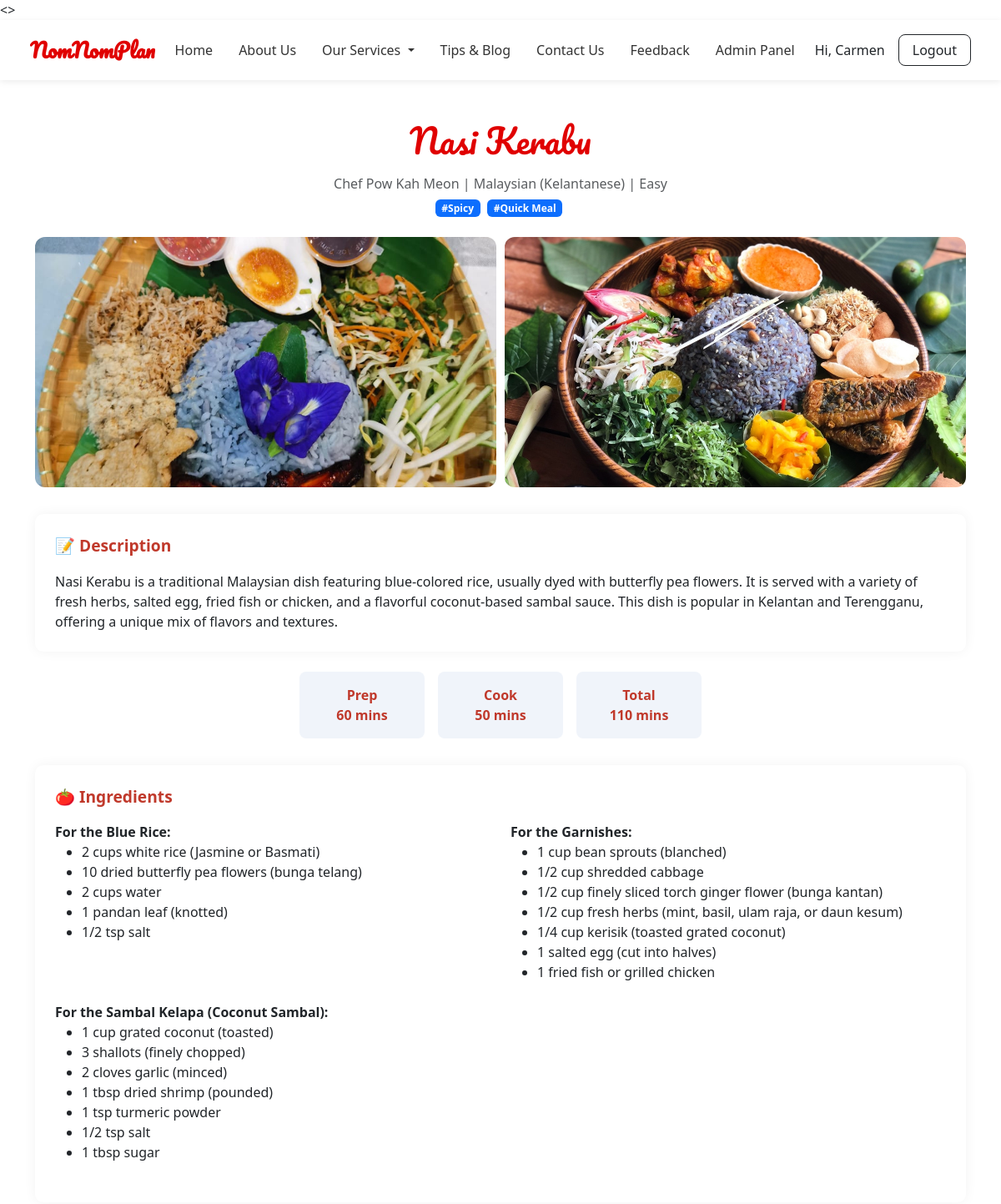
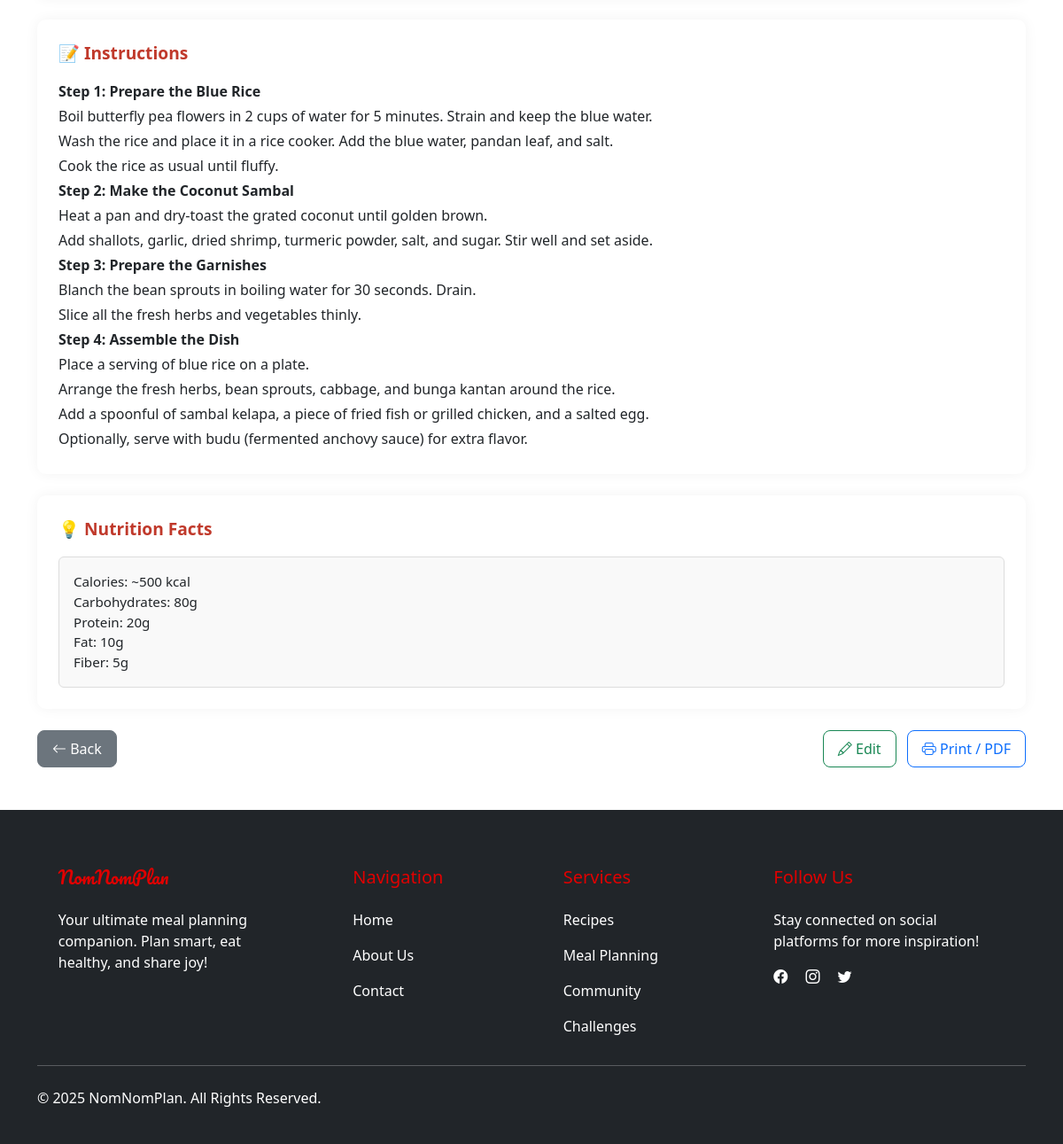
The page /competition-module/view.php?id=2 (signed in) on the database its author committed (2 pictures, top to bottom).
### tables this page shows
CREATE TABLE `recipes` (
  `id` int(11) NOT NULL,
  `title` varchar(255) NOT NULL,
  `description` text DEFAULT NULL,
  `ingredients` longtext DEFAULT NULL,
  `steps` longtext DEFAULT NULL,
  `cuisine` varchar(100) DEFAULT NULL,
  `prep_time` int(11) DEFAULT NULL,
  `cook_time` int(11) DEFAULT NULL,
  `total_time` int(11) DEFAULT NULL,
  `difficulty` enum('easy','medium','hard') DEFAULT NULL,
  `nutrition` longtext DEFAULT NULL,
  `status` enum('draft','pending','approved','rejected') DEFAULT 'pending',
  `is_public` tinyint(1) DEFAULT 1,
  `view_count` int(11) DEFAULT 0,
  `created_by` int(11) DEFAULT NULL,
  `created_at` timestamp NOT NULL DEFAULT current_timestamp(),
  `updated_at` timestamp NOT NULL DEFAULT current_timestamp() ON UPDATE current_timestamp(),
  `admin_note` text DEFAULT NULL
);

CREATE TABLE `users` (
  `id` int(11) NOT NULL,
  `name` varchar(100) NOT NULL,
  `email` varchar(100) NOT NULL,
  `password` varchar(255) NOT NULL,
  `role` enum('user','admin') DEFAULT 'user',
  `created_at` timestamp NOT NULL DEFAULT current_timestamp()
);

### competition-module/view.php (the view, shortened to what this page needs)
<?php
require_once '../includes/db.php';
$loggedIn = isset($_SESSION['user_id']);
$role = $_SESSION['user_role'] ?? 'user';
$recipe_id = (int) $_GET['id'];
$query = $conn->prepare("SELECT recipes.*, users.name AS username FROM recipes LEFT JOIN users ON recipes.created_by = users.id WHERE recipes.id = ?");
$query->bind_param("i", $recipe_id);
$query->execute();
$result = $query->get_result();
$recipe = $result->fetch_assoc();
$tagStmt = $conn->prepare("SELECT tags.name FROM tags JOIN recipe_tags ON tags.id = recipe_tags.tag_id WHERE recipe_tags.recipe_id = ?");
$tagStmt->bind_param("i", $recipe_id);
$tagStmt->execute();
$tagResult = $tagStmt->get_result();
$tags = [];
while ($row = $tagResult->fetch_assoc()) {
    $tags[] = $row['name'];
}
$imageStmt = $conn->prepare("SELECT image_url FROM recipe_images WHERE recipe_id = ?");
$imageStmt->bind_param("i", $recipe_id);
$imageStmt->execute();
$imageResult = $imageStmt->get_result();
$images = [];
while ($img = $imageResult->fetch_assoc()) {
    $images[] = $img['image_url'];
}
function displayIngredientsInTwoColumns($input) {
    $decoded = json_decode($input, true);
    if (json_last_error() === JSON_ERROR_NONE && is_array($decoded)) {
        $sections = [];
        $current = [];
        foreach ($decoded as $line) {
            if (preg_match('/^[A-Z][^:]*:$/', $line)) {
                if (!empty($current)) {
                    $sections[] = $current;
                }
                $current = [$line];
            } else {
                $current[] = $line;
            }
        }
        if (!empty($current)) {
            $sections[] = $current;
        }
        echo '<div class="row">';
        foreach ($sections as $col) {
            echo '<div class="col-md-6 mb-3">';
            foreach ($col as $index => $item) {
                $escaped = htmlspecialchars($item);
                if ($index === 0 && preg_match('/^[A-Z][^:]*:$/', $item)) {
                    echo '<strong>' . $escaped . '</strong><ul class="mb-2">';
                } elseif ($index === count($col) - 1) {
                    echo '<li>' . $escaped . '</li></ul>';
                } else {
                    echo '<li>' . $escaped . '</li>';
                }
            }
            echo '</div>';
        }
        echo '</div>';
    } else {
        echo '<pre class="mb-0">' . nl2br(htmlspecialchars($input)) . '</pre>';
    }
}
function displayTextList($input) {
    $decoded = json_decode($input, true);
    if (json_last_error() === JSON_ERROR_NONE && is_array($decoded)) {
        foreach ($decoded as $line) {
            $escaped = htmlspecialchars($line);
            $isSectionHeader = preg_match('/^([A-Z][^:]*:)/', $line);
            echo '<div style="margin-bottom: 4px; white-space: pre-wrap;">' .
                ($isSectionHeader ? "<strong>$escaped</strong>" : $escaped) .
                '</div>';
        }
    } else {
        echo '<pre class="mb-0">' . nl2br(htmlspecialchars($input)) . '</pre>';
    }
}
?>
<!DOCTYPE html>
<html lang="en">
<head>
  <link href="https://cdn.jsdelivr.net/npm/bootstrap@5.3.2/dist/css/bootstrap.min.css" rel="stylesheet">
  <link href="https://cdn.jsdelivr.net/npm/bootstrap-icons@1.10.5/font/bootstrap-icons.css" rel="stylesheet">
</head>
<?php include '../navbar.php'; ?>
<div class="container py-5">
  <h1 class="logo text-center mb-3"><?= htmlspecialchars($recipe['title']) ?></h1>
  <p class="text-center text-muted mb-1">Chef <?= htmlspecialchars($recipe['username']) ?> | <?= ucfirst($recipe['cuisine']) ?> | <?= ucfirst($recipe['difficulty']) ?></p>
  <div class="text-center mb-4">
    <?php foreach ($tags as $tag): ?>
      <span class="badge bg-primary me-1">#<?= htmlspecialchars($tag) ?></span>
    <?php endforeach; ?>
  </div>
  <?php if (!empty($images)): ?>
  <div class="gallery">
    <?php foreach ($images as $img): ?>
      <img src="<?= $img ?>" class="gallery-img" alt="Recipe Image">
    <?php endforeach; ?>
  </div>
  <?php endif; ?>
  <div class="section-box">
    <div class="section-title">📝 Description</div>
    <p class="mb-0"><?= nl2br(htmlspecialchars($recipe['description'])) ?></p>
  </div>
  <div class="time-box-group">
    <div class="time-box">Prep<br><?= $recipe['prep_time'] ?> mins</div>
    <div class="time-box">Cook<br><?= $recipe['cook_time'] ?> mins</div>
    <div class="time-box">Total<br><?= $recipe['total_time'] ?> mins</div>
  </div>
  <div class="section-box">
    <div class="section-title">🍅 Ingredients</div>
    <div class="mb-0">
      <?php displayIngredientsInTwoColumns($recipe['ingredients']); ?>
    </div>
  </div>
  <div class="section-box">
    <div class="section-title">📝 Instructions</div>
    <div class="mb-0">
      <?php displayTextList($recipe['steps']); ?>
    </div>
  </div>
  <?php if (!empty($recipe['nutrition'])): ?>
  <div class="section-box">
    <div class="section-title">💡 Nutrition Facts</div>
    <div class="nutrition-label">
      <div style="white-space: pre-wrap;"><?= htmlspecialchars($recipe['nutrition']) ?></div>
    </div>
  </div>
  <?php endif; ?>
  <div class="d-flex justify-content-between print-hidden">
    <a href="javascript:history.back()" class="btn btn-secondary" style="border-radius: 8px; padding: 8px 16px;">
        <i class="bi bi-arrow-left"></i> Back
    </a>
    <div>
        <?php if ($loggedIn && ($role === 'admin' || $_SESSION['user_id'] == $recipe['created_by'])): ?>
            <a href="edit-recipe.php?id=<?= $recipe_id ?>" class="btn btn-outline-success me-2" style="border-radius: 8px; padding: 8px 16px;">
                <i class="bi bi-pencil"></i> Edit
            </a>
        <?php endif; ?>
        <button onclick="window.print()" class="btn btn-outline-primary" style="border-radius: 8px; padding: 8px 16px;">
            <i class="bi bi-printer"></i> Print / PDF
        </button>
    </div>
</div>
</div>
<div class="print-hidden">
  <?php include '../includes/footer.php'; ?>
</div>
</body>
</html>

### competition-module/view.php (style rules this page uses)
body { background-color: #f9fbfd; font-family: 'Segoe UI', sans-serif; }
.logo { font-family: 'Pacifico', cursive; color: #e00000; }
.time-box-group { display: flex; justify-content: center; gap: 1rem; margin-bottom: 2rem; }
.time-box { background: #f0f4fa; text-align: center; padding: 1rem 2rem; border-radius: 8px; font-weight: 600; color: #c0392b; min-width: 150px; }
.gallery { display: grid; grid-template-columns: repeat(auto-fit, minmax(250px, 1fr)); gap: 10px; margin-bottom: 2rem; }
.gallery-img { width: 100%; height: 300px; object-fit: cover; border-radius: 12px; }
.section-title { font-weight: 600; font-size: 1.2rem; margin-bottom: 1rem; color: #c0392b; }
.section-box { background: #ffffff; padding: 1.5rem; border-radius: 10px; box-shadow: 0 0 15px rgba(0,0,0,0.05); margin-bottom: 1.5rem; }
.nutrition-label { font-size: 0.95rem; background-color: #f9f9f9; border: 1px solid #ddd; padding: 1rem; border-radius: 6px; }

### navbar.php (style rules this page uses)
:root { --primary: #e00000; --secondary: rgb(238, 140, 140); }

### rows shown on the page
recipes: title "Nasi Kerabu", created_by.name "Pow Kah Meon", cuisine "Malaysian (Kelantanese)", difficulty "Easy", description "Nasi Kerabu is a traditional Malaysian dish featuring blue-colored rice, usually dyed with butterfly pea flowers. It is served with a variety of fresh herbs, salted egg, fried fish or chicken, and a flavorful coconut-based sambal sauce. This dish is popular in Kelantan and Terengganu, offering a unique mix of flavors and textures.", prep_time "60", cook_time "50", total_time "110", steps "Step 1: Prepare the Blue Rice", steps "Boil butterfly pea flowers in 2 cups of water for 5 minutes. Strain and keep the blue water.", steps "Wash the rice and place it in a rice cooker. Add the blue water, pandan leaf, and salt.", steps "Cook the rice as usual until fluffy.", steps "Step 2: Make the Coconut Sambal", steps "Heat a pan and dry-toast the grated coconut until golden brown.", steps "Add shallots, garlic, dried shrimp, turmeric powder, salt, and sugar. Stir well and set aside.", steps "Step 3: Prepare the Garnishes", steps "Blanch the bean sprouts in boiling water for 30 seconds. Drain.", steps "Slice all the fresh herbs and vegetables thinly.", steps "Step 4: Assemble the Dish", steps "Place a serving of blue rice on a plate.", steps "Arrange the fresh herbs, bean sprouts, cabbage, and bunga kantan around the rice.", steps "Add a spoonful of sambal kelapa, a piece of fried fish or grilled chicken, and a salted egg.", steps "Optionally, serve with budu (fermented anchovy sauce) for extra flavor.", nutrition "Calories: ~500 kcal Carbohydrates: 80g Protein: 20g Fat: 10g Fiber: 5g"

### other values the page prints
$_SESSION['user_name'] "Carmen"
$tag "Spicy"
$tag "Quick Meal"
$escaped "For the Blue Rice:"
$escaped "2 cups white rice (Jasmine or Basmati)"
$escaped "10 dried butterfly pea flowers (bunga telang)"
$escaped "2 cups water"
$escaped "1 pandan leaf (knotted)"
$escaped "1/2 tsp salt"
$escaped "For the Garnishes:"
$escaped "1 cup bean sprouts (blanched)"
$escaped "1/2 cup shredded cabbage"
$escaped "1/2 cup finely sliced torch ginger flower (bunga kantan)"
$escaped "1/2 cup fresh herbs (mint, basil, ulam raja, or daun kesum)"
$escaped "1/4 cup kerisik (toasted grated coconut)"
